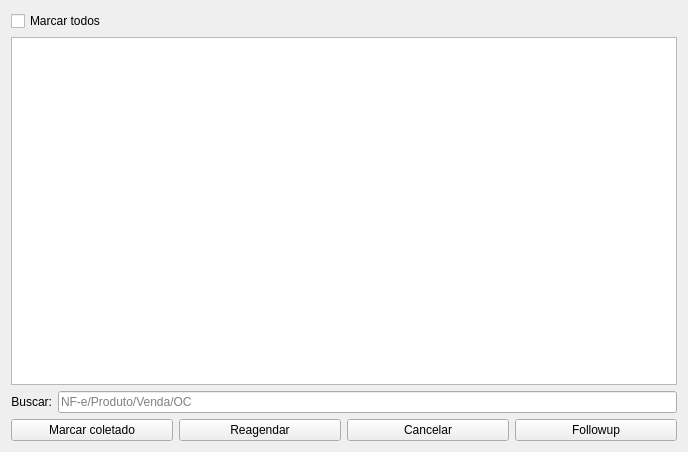
<?xml version="1.0" encoding="UTF-8"?>
<ui version="4.0">
 <class>WidgetLogisticaColeta</class>
 <widget class="QWidget" name="WidgetLogisticaColeta">
  <property name="geometry">
   <rect>
    <x>0</x>
    <y>0</y>
    <width>688</width>
    <height>452</height>
   </rect>
  </property>
  <property name="windowTitle">
   <string>Form</string>
  </property>
  <layout class="QGridLayout" name="gridLayout_4">
   <item row="0" column="0">
    <layout class="QGridLayout" name="gridLayout_3">
     <item row="0" column="0">
      <widget class="QCheckBox" name="checkBoxMarcarTodos">
       <property name="text">
        <string>Marcar todos</string>
       </property>
      </widget>
     </item>
    </layout>
   </item>
   <item row="1" column="0">
    <widget class="TableView" name="table">
     <property name="mouseTracking">
      <bool>true</bool>
     </property>
     <property name="editTriggers">
      <set>QAbstractItemView::NoEditTriggers</set>
     </property>
     <property name="selectionMode">
      <enum>QAbstractItemView::MultiSelection</enum>
     </property>
     <property name="selectionBehavior">
      <enum>QAbstractItemView::SelectRows</enum>
     </property>
     <property name="sortingEnabled">
      <bool>true</bool>
     </property>
    </widget>
   </item>
   <item row="2" column="0">
    <layout class="QGridLayout" name="gridLayout_2">
     <item row="0" column="0">
      <widget class="QLabel" name="labelPedidosCompra_6">
       <property name="enabled">
        <bool>true</bool>
       </property>
       <property name="text">
        <string>Buscar:</string>
       </property>
       <property name="alignment">
        <set>Qt::AlignRight|Qt::AlignTrailing|Qt::AlignVCenter</set>
       </property>
      </widget>
     </item>
     <item row="0" column="1">
      <widget class="LineEdit" name="lineEditBusca">
       <property name="enabled">
        <bool>true</bool>
       </property>
       <property name="placeholderText">
        <string>NF-e/Produto/Venda/OC</string>
       </property>
      </widget>
     </item>
    </layout>
   </item>
   <item row="3" column="0">
    <layout class="QGridLayout" name="gridLayout">
     <item row="0" column="0">
      <widget class="QPushButton" name="pushButtonMarcarColetado">
       <property name="text">
        <string>Marcar coletado</string>
       </property>
      </widget>
     </item>
     <item row="0" column="1">
      <widget class="QPushButton" name="pushButtonReagendar">
       <property name="text">
        <string>Reagendar</string>
       </property>
      </widget>
     </item>
     <item row="0" column="2">
      <widget class="QPushButton" name="pushButtonCancelar">
       <property name="text">
        <string>Cancelar</string>
       </property>
      </widget>
     </item>
     <item row="0" column="3">
      <widget class="QPushButton" name="pushButtonFollowup">
       <property name="text">
        <string>Followup</string>
       </property>
      </widget>
     </item>
    </layout>
   </item>
  </layout>
 </widget>
 <customwidgets>
  <customwidget>
   <class>TableView</class>
   <extends>QTableView</extends>
   <header>src/tableview.h</header>
  </customwidget>
  <customwidget>
   <class>LineEdit</class>
   <extends>QLineEdit</extends>
   <header>src/lineedit.h</header>
  </customwidget>
 </customwidgets>
 <tabstops>
  <tabstop>checkBoxMarcarTodos</tabstop>
  <tabstop>table</tabstop>
  <tabstop>lineEditBusca</tabstop>
  <tabstop>pushButtonMarcarColetado</tabstop>
  <tabstop>pushButtonReagendar</tabstop>
  <tabstop>pushButtonCancelar</tabstop>
 </tabstops>
 <resources/>
 <connections/>
</ui>
